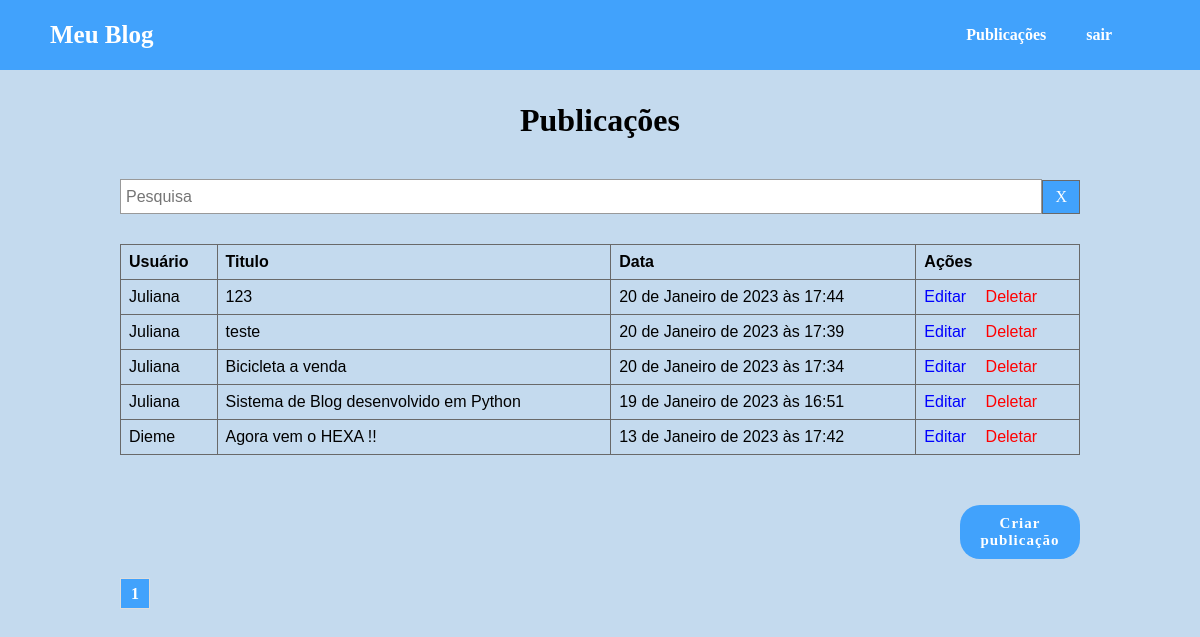
Before: /post/ (signed in) with the older database file.
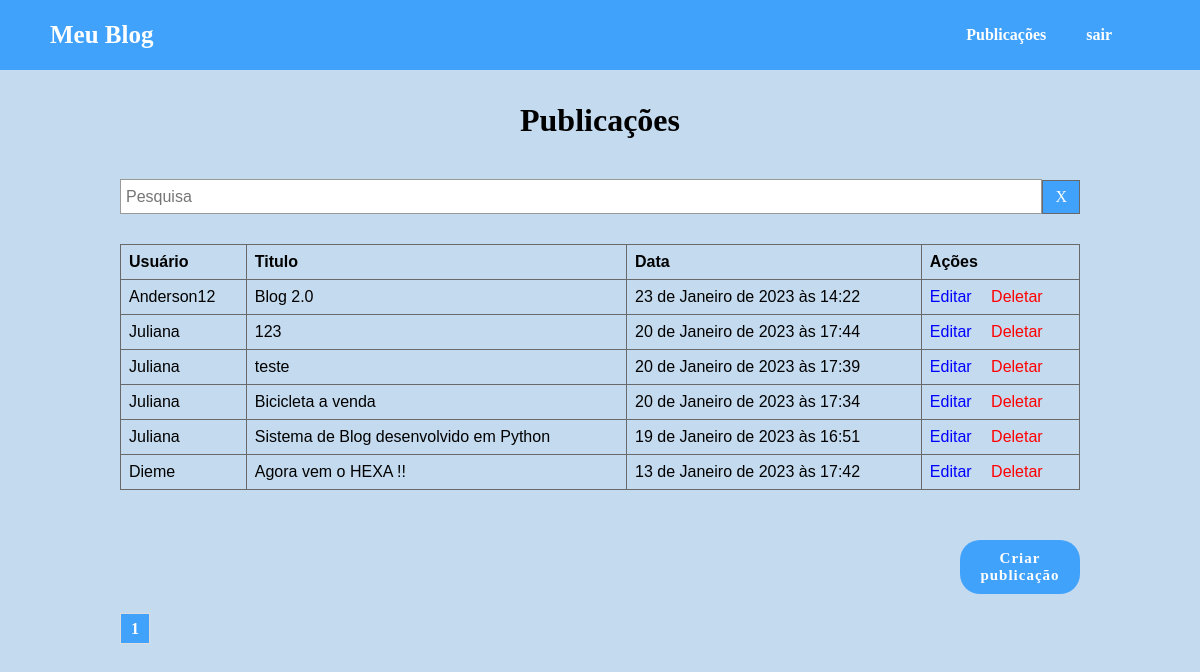
After: the same page with the newer database file.
### accounts/models.py (models this page shows, shortened)
class Post(models.Model):
    categoria = models.ForeignKey(Categoria, on_delete=models.CASCADE, related_name='categoria')
    autor = models.ForeignKey(Usuario, on_delete=models.CASCADE)
    titulo = models.CharField(max_length=255)
    publicacao = models.CharField(max_length=1000)
    date_create = models.DateTimeField(default=timezone.now)

class Usuario(models.Model):
    choices = [('AD', 'Administrador'), ('AU', 'Autor'),('CO', 'Comum')]
    nome_autor = models.CharField(max_length=100)
    sobrenome = models.CharField(max_length=100, blank=True)
    usuario = models.CharField(max_length=100)
    data_nascimento = models.DateField(blank=True, null=True)
    date_create = models.DateTimeField(default=timezone.now)
    senha = models.CharField(max_length=100)
    tipo = models.CharField(max_length=30, choices=choices, default='CO')
    def __str__(self):
        return self.nome_autor

### post/views.py (the view)
# urls.py: path('post/', include('post.urls')),
def post(request):
    usuario_id = request.session['usuario_id']
    usuario_name = request.session['usuario_name']
    usuario_tipo = request.session['usuario_tipo']
    post = Post.objects.order_by('-date_create')
    paginator = Paginator(post,10)
    page_number = request.GET.get('page')
    post = paginator.get_page(page_number)
    return render(request, 'post/post.html',{
        'posts': post,
        'usuario_id':usuario_id,
        'usuario_name':usuario_name,
        'usuario_tipo':usuario_tipo,
    })

### post/templates/post/post.html (shortened to what this page needs)
{% extends 'base.html' %}
{% block conteudo %}
<div class="main_posts">
    <h1>Publicações</h1>
    <div class="box_search">
        <form action="{% url 'search' %}" method="GET">
            <input type="text" name="termo" id="termo" value="{{ request.GET.termo }}" placeholder="Pesquisa">
            <a href="{% url 'post' %}" title="Resetar Pesquisa">X</a>
        </form>
    </div>
    <div class="post">
        <table>
            <thead>
                <th>Usuário</th>
                <th>Titulo</th>
                <th>Data</th>
                {% if usuario_tipo == 'AU' %}
                <th>Ações</th>
                {% endif %}
            </thead>
            {% for post in posts %}
            <tbody>
                <tr>
                    <td onclick="redirect('{{ post.id }}')">{{ post.autor }}</td>
                    <td onclick="redirect('{{ post.id }}')">{{ post.titulo }}</td>
                    <td onclick="redirect('{{ post.id }}')">{{ post.date_create }}</td>
                    {% if usuario_tipo == 'AU' %}
                    <td>
                        <a class="button_post_update" href="{% url 'post_update' post.id %}" title="Editar publicação">
                            Editar
                        </a>
                        <a class="button_post_delete" href="{% url 'post_verified' post.id %}">Deletar</a>
                    </td>
                    {% endif %}
                </tr>
            </tbody>
            {% endfor %}
        </table>
    </div>
    {% if usuario_tipo == 'AU' %}
    <div class="button_categorias">
        <a class="button_confirm" href="{% url 'post_create' %}">Criar publicação</a>
    </div>
    {% endif %}
    <div class="footer_paginator">
        {% for pagina in posts.paginator.page_range %}
        {% if posts.number == pagina %}
        <div class="page_select">
            <a href="?page={{ pagina }}">{{ pagina }}</a>
        </div>
        {% else %}
        <div>
            <a href="?page={{ pagina }}">{{ pagina }}</a>
        </div>
        {% endif %}
        {% endfor %}
    </div>
</div>
{%endblock%}

Changed rows visible on the page:
added Post: autor "Anderson12", titulo "Blog 2.0", date_create "23 de Janeiro de 2023 às 14:22"
